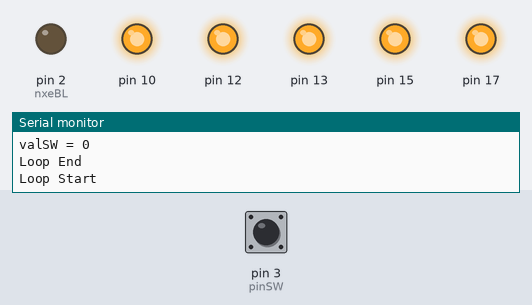
A sketch run on a simulated Arduino Uno, built with avr-gcc and run on an emulated ATmega328P. Shown: output pins drawn as LEDs (lit = HIGH), the last lines printed to the serial monitor. The inputs (shaded band) are chosen by the test bench; at power-on: pin 3 (pinSW) LOW.

Above: at 1.2 s.
1.3 s: pin 3 (pinSW) pulled HIGH for 0.15 s
At 2.3 s:
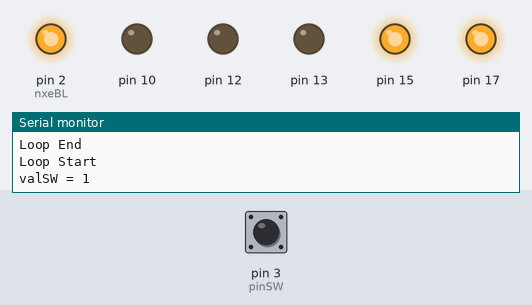
4.4 s: pin 3 (pinSW) pulled HIGH for 1 s
At 7.7 s:
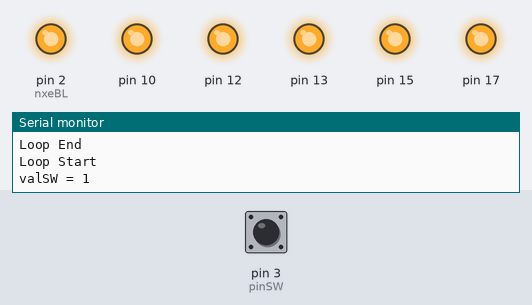
8.4 s: pin 3 (pinSW) pulled HIGH for 3.2 s
At 14.2 s:
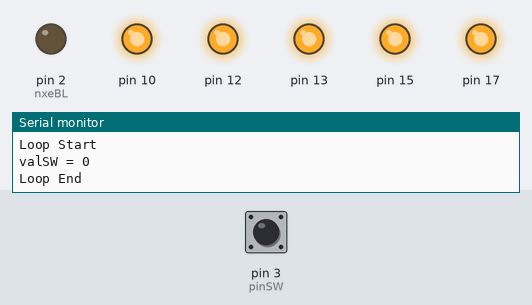
Timing chart, 0 to 15.7 s (numbered marks = the images above; inputs shaded):
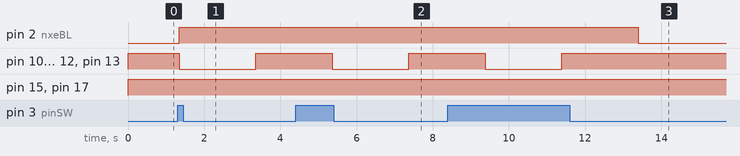

Measured:
- after the input at 1.3 s, pin 2 (nxeBL): LOW → HIGH at once; pin 10, pin 12, pin 13: HIGH → LOW after 0.05 s, → HIGH 2.0 s later
- after the input at 4.4 s, pin 2 (nxeBL): stays HIGH (without the input it goes to LOW after 0.97 s); pin 10, pin 12, pin 13: HIGH → LOW after 0.96 s, → HIGH 2.0 s later
- after the input at 8.4 s, pin 2 (nxeBL): HIGH → LOW after 5.0 s instead of 0.98 s; pin 10, pin 12, pin 13: HIGH → LOW after 0.98 s, → HIGH 2.0 s later

The sketch:

basic_8tube_flash.ino
```cpp
/*
https://github.com/MarkFromSales/Nixie_Tubes
More information in the README.MD
*/

#include "Adafruit_MCP23017.h"
Adafruit_MCP23017 mcp1;
Adafruit_MCP23017 mcp2;
#define addr1 0  // 0 = A2 low , A1 low , A0 low
#define addr2 7  // 7 = A2 high, A1 high, A0 high

// Variables for tube enable/disable
int nxeBL = 2;   // Nixie tube backlight control pin
int pinSW = 3;   // Enable switch GPIO 3, pin 5
int valSW = 0;   // Variable for Enable switch pin value
int pinCT = 16;  // How many pins in the MCPs to enable +1

// Function to set all the MCP GPIO pins to HIGH, shutting off the Nixies
void NixiesOff (){
  for (int thisPin = 0; thisPin < pinCT; thisPin++) {
      mcp1.digitalWrite(thisPin, HIGH);
      mcp2.digitalWrite(thisPin, HIGH);
  }
};

void setup() {
  Serial.begin(9600);
  Serial.println();
  Serial.println("Setup Start");
  mcp1.begin(addr1);
  mcp2.begin(addr2);

  // Set MCP Nixie Tube pins to OUTPUT
  for (int thisPin = 0; thisPin < pinCT; thisPin++) {
    mcp1.pinMode(thisPin, OUTPUT);
    mcp2.pinMode(thisPin, OUTPUT);
  }

  pinMode(nxeBL, OUTPUT);
  pinMode(pinSW, INPUT);
  Serial.println("Setup End");
}

void loop() {
  Serial.println();
  Serial.println("Loop Start");

  valSW = digitalRead(pinSW);      // Check the state of the Nixie enable switch
  Serial.print("valSW = ");
  Serial.println(valSW);

if (valSW == 1) {
  digitalWrite(nxeBL, HIGH);     // Turn on tube backlight LED

  // Tube 1
  mcp1.digitalWrite(0, HIGH);  // D
  mcp1.digitalWrite(1, LOW);   // C
  mcp1.digitalWrite(2, LOW);   // B
  mcp1.digitalWrite(3, LOW);   // A
  // Tube 2
  mcp1.digitalWrite(4, LOW);
  mcp1.digitalWrite(5, HIGH);
  mcp1.digitalWrite(6, LOW);
  mcp1.digitalWrite(7, LOW);
  // Tube 3
  mcp1.digitalWrite(8, LOW);  // Currently showing 6 to test bug on this Tube with even numbers
  mcp1.digitalWrite(9, HIGH);
  mcp1.digitalWrite(10, HIGH);
  mcp1.digitalWrite(11, LOW);
  // Tube 4
  mcp1.digitalWrite(12, LOW);
  mcp1.digitalWrite(13, LOW);
  mcp1.digitalWrite(14, HIGH);
  mcp1.digitalWrite(15, LOW);
  // Tube 5
  mcp2.digitalWrite(0, HIGH);
  mcp2.digitalWrite(1, LOW);
  mcp2.digitalWrite(2, HIGH);
  mcp2.digitalWrite(3, LOW);
  // Tube 6
  mcp2.digitalWrite(4, LOW);
  mcp2.digitalWrite(5, HIGH);
  mcp2.digitalWrite(6, HIGH);
  mcp2.digitalWrite(7, LOW);
  // Tube 7
  mcp2.digitalWrite(8, HIGH);
  mcp2.digitalWrite(9, HIGH);
  mcp2.digitalWrite(10, HIGH);
  mcp2.digitalWrite(11, LOW);
  // Tube 8
  mcp2.digitalWrite(12, LOW);
  mcp2.digitalWrite(13, LOW);
  mcp2.digitalWrite(14, LOW);
  mcp2.digitalWrite(15, HIGH);

  delay(2000);
  NixiesOff();
  delay(2000);
}
else {
  NixiesOff();
  digitalWrite(nxeBL, LOW);      // Turn off tube backlight LED
}
  Serial.println("Loop End");
}
//EOF
```
